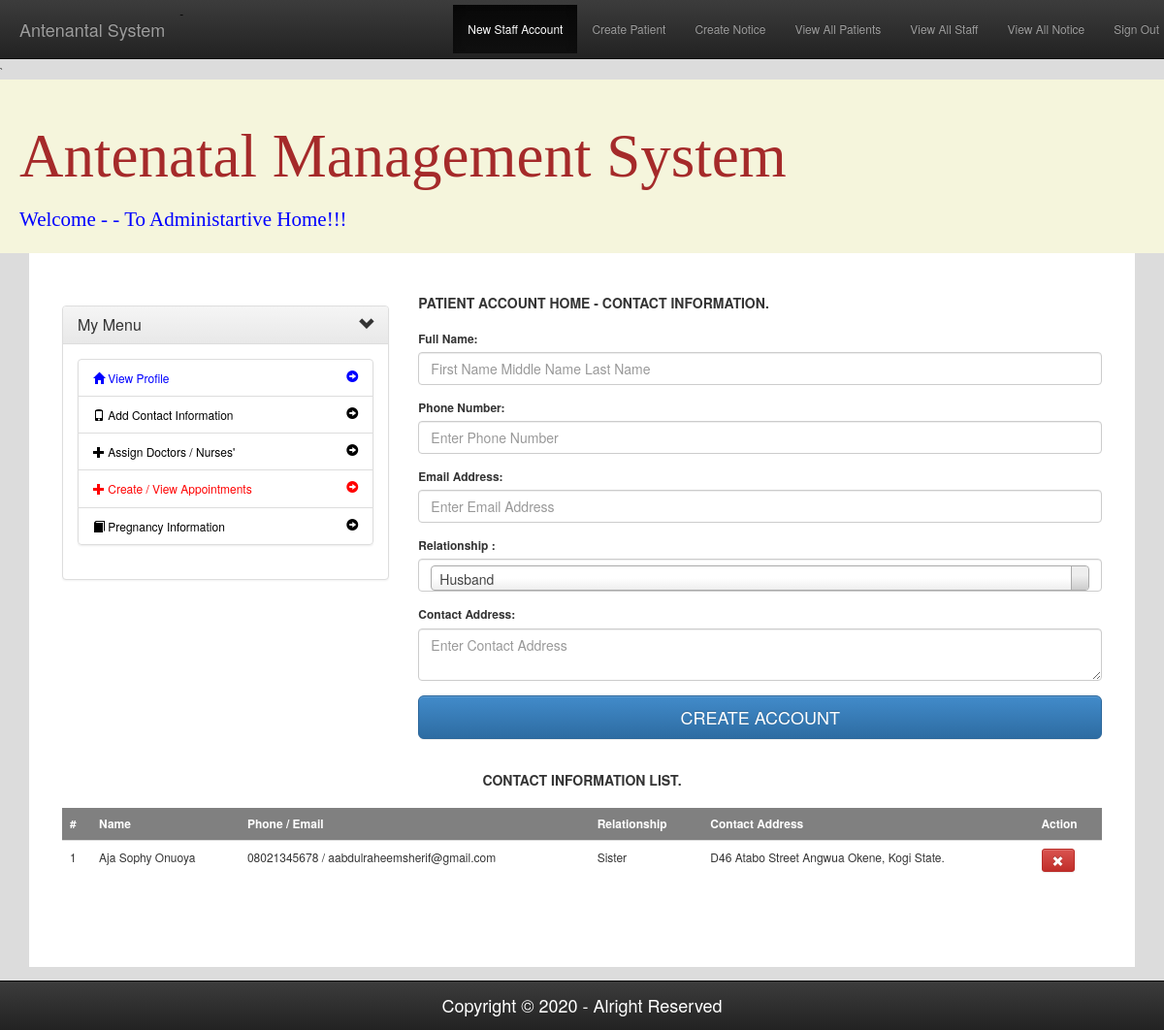
Page /addContactInfo.php?hospitalid=ABUTH42639249 on the committed database.
### tables this page shows
CREATE TABLE `contactinfo` (
  `id` int(11) NOT NULL,
  `HID` varchar(100) NOT NULL,
  `contactname` varchar(255) NOT NULL,
  `relationship` varchar(100) NOT NULL,
  `phone` varchar(20) NOT NULL,
  `email` varchar(100) NOT NULL,
  `officeAddress` text NOT NULL
);

### addContactInfo.php (the view, shortened to what this page needs)
<?php
   $notice_msg=$hospitalId = $appid ="";
    require_once 'connection.php';
    if (!isset($_GET['hospitalid']) || $_GET['hospitalid'] == ""){
        if($_SERVER['REQUEST_METHOD'] != "POST"){
            header("location: ?out=out");
        }
    }else{
        $hospitalId = $_GET['hospitalid'];
    }
?>
<!DOCTYPE HTML PUBLIC "-//W3C//DTD HTML 4.01 Transitional//EN" "http://www.w3.org/TR/html4/loose.dtd">
<html lang="en">
<?php include 'header.php'?>
    <link rel="stylesheet" type="text/css" href="css/content.css">
    <link rel="stylesheet" type="text/css" href="plugins/css/select2.css"/>
    <body>
    <?php require_once 'adminTopNav.php'?>
        <div class="container">
            <div class="login">
                <div class="content">
                    <div class="row">
                        <div class="col-xs-12 col-md-4">
                            <?php require_once 'nav_left_staff.php'?>
                        </div>
                        <div class="col-xs-12 col-md-8">
                            <h5 style="margin-bottom:20px;font-weight:bolder">PATIENT ACCOUNT HOME - CONTACT INFORMATION.</h5>
                            <form role="form"  name="reg_form"  id="form" class="form-vertical" action="<?php echo htmlspecialchars($_SERVER["PHP_SELF"]);?>" enctype="multipart/form-data" method="POST">
                                <div class="form-group">
                                    <label for="txtname">Full Name: </label>
                                    <input type="text" class="form-control" id="txtname" name="txtname" value="" required="true" placeholder="First Name Middle Name Last Name"/>
                                </div>
                                <div class="form-group">
                                    <label for="txtphone">Phone Number: </label>
                                    <input type="phone" class="form-control" id="txtphone" name="txtphone" required="true" placeholder="Enter Phone Number"/>
                                </div>
                                <div class="form-group">
                                    <label for="txtemail">Email Address: </label>
                                    <input type="email" class="form-control"  id="txtemail" name="txtemail" required="true" placeholder="Enter Email Address"/>
                                 </div>
                                 <div class="form-group">
                                    <label for="txttype"> Relationship : </label>
                                </div>
                                <div class="form-group">
                                    <label for="txtcontact">Contact Address: </label>
                                    <textarea rows="2" colunms="12"  class="form-control" id="txtcontact" name="txtcontact" required="true" placeholder="Enter Contact Address"></textarea>
                                </div>
                                <div class="form-group">
                                    <input type="submit" name="proceed" style="width:100%;margin-bottom:10px;padding:10px 10px 10px 10px" value="CREATE ACCOUNT" class="btn btn-primary btn-lg"></input>
                                </div>
                            </form>
                        </div>
                        <div class="col-xs-12">
                        <h5 style="margin-bottom:20px;font-weight:bolder; text-align:center">CONTACT INFORMATION LIST.</h5>
                            <?php
                                $stmt_in = $conn->prepare("SELECT * FROM contactinfo where HID = ? ORDER BY id DESC");
                                $stmt_in->execute(array($hospitalId));
                                $affected_rows_in = $stmt_in->rowCount();
                                if($affected_rows_in >= 1)
                                {
                            ?>
                                    <table class="table table-responsive table-stripped">
                                    <thead style="background-color:grey; color:white">
                                            <tr >
                                                <td>#</td>
                                                <td>Name</td>
                                                <td>Phone / Email</td>
                                                <td>Relationship</td>
                                                <td>Contact Address</td>
                                                <td>Action</td>
                                            </tr>
                                        </thead>
                                        <tbody>
                            <?php
                                    $r=0;
                                    while($row_two_in = $stmt_in->fetch(PDO::FETCH_ASSOC))
                                    {
                                    $r+=1;
                                    echo '
                                        <tr>
                                            <td>'.$r.'</td>
                                            <td>'.$row_two_in['contactname'].'</td>
                                            <td>'.$row_two_in['phone'].' / '.$row_two_in['email'].'</td>
                                            <td>'.$row_two_in['relationship'].'</td>
                                            <td>'.$row_two_in['officeAddress'].'</td>
                                            <td><a class="btn btn-danger btn-sm"  href="?delete=delete&docid='.$row_two_in['id'].'&hospitalid='.$hospitalId.'" ><i class="glyphicon glyphicon-remove"></i></td>
                                        </tr>
                                    ';
                                    }
                                }
                            ?>
                                    </tbody>
                            </table>
                        </div>
                    </div>
                </div>
            </div>
            <?php require_once 'footer.php'?>
        </div>
    </body>
</html>

### css/content.css (style rules this page uses)
body { background-color:gainsboro; font-size: 12px; padding-top: 65px; padding-bottom: 65px; }
.container { background-color: white; padding: 2% 2% 5% 2%; margin-top: 0%; width: 95%; }
.content { background-color: white; padding: 10px; }
table thead { font-weight: bold; }

### rows in the picture
contactinfo: contactname "Aja Sophy Onuoya", phone "08021345678", email "aabdulraheemsherif@gmail.com", relationship "Sister", officeAddress "D46 Atabo Street Angwua Okene, Kogi State."
